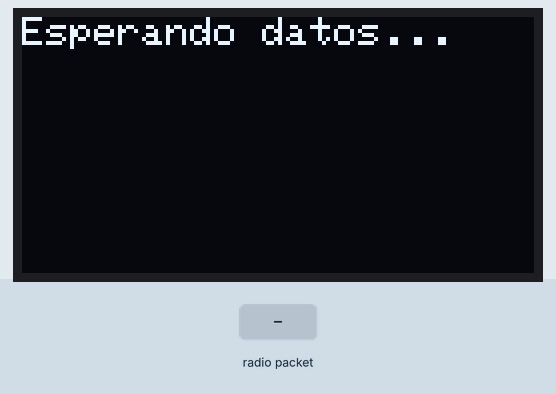
Recording of a sketch running on a simulated ESP32. On the bench: 128×64 one-colour display. The inputs (shaded band) are chosen by the test bench. No radio packets arrive unless stated; what the sketch prints to the serial monitor is not drawn.

Above: at 1.2 s.
1.3 s: radio packet "1" arrives
At 2.3 s:
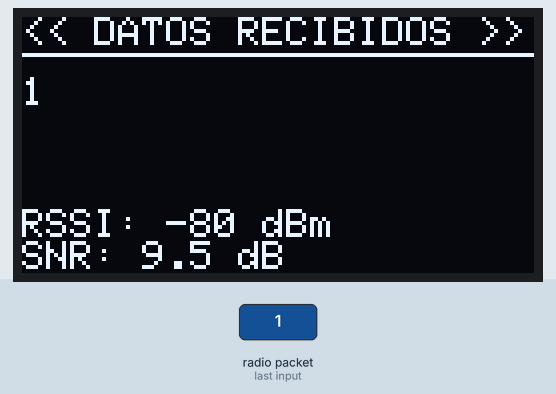
2.8 s: radio packet "0" arrives
At 3.4 s:
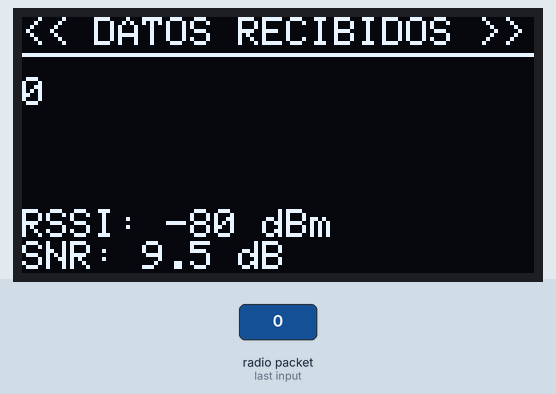
4.3 s: radio packet "2" arrives
Timing chart, 0 to 7.3 s (numbered marks = the images above; inputs shaded):
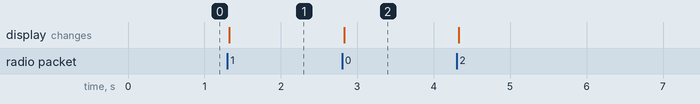

The sketch:

Receptor_2.ino
```cpp
// LILYGO LORA RECEPTOR (CON PANTALLA OLED)

#include <SPI.h>
#include <LoRa.h>
#include <Wire.h>
#include <Adafruit_GFX.h>
#include <Adafruit_SSD1306.h>

// --------CONFIGURACIÓN DE PINES-------------------------------------
// Pines de LoRa (Chip SX1276)
#define LORA_SCK 5
#define LORA_MISO 19
#define LORA_MOSI 27
#define LORA_SS 18
#define LORA_RST 23
#define LORA_DIO0 26

// Pines de la pantalla OLED (I2C)
#define OLED_SDA  21
#define OLED_SCL  22
#define OLED_RST  16  // Pin de reset

// Frecuencia de LoRa - DEBE COINCIDIR CON EL EMISOR - 433E6 (Asia), 868E6 (Europa), 915E6 (Norteamérica)
#define BAND    915E6

// Tamaño de la pantalla
#define SCREEN_WIDTH 128
#define SCREEN_HEIGHT 64
#define OLED_RESET -1

// Pantalla
Adafruit_SSD1306 display(SCREEN_WIDTH, SCREEN_HEIGHT, &Wire, OLED_RESET);

// -------------------------------------------------------------------

void setup()
{
  Serial.begin(115200);

  // 1. Inicializar OLED
  if(!display.begin(SSD1306_SWITCHCAPVCC,0x3C))
  {
    Serial.println("Fallo OLED");
    while(1);
  }

  // 2. Config pantalla
  display.clearDisplay();
  display.setTextSize(1);
  display.setTextColor(SSD1306_WHITE);
  display.println("Esperando datos...");
  display.display();

  // 3. Inicializar LoRa
  SPI.begin(LORA_SCK, LORA_MISO, LORA_MOSI, LORA_SS);
  LoRa.setPins(LORA_SS, LORA_RST, LORA_DIO0);

  // 4. Chequeo
  if(!LoRa.begin(BAND))
  {
    Serial.println("Fallo LoRa");
    while(1);
  }

  // Asignar palabra de sincronización (debe ser la misma en TX y RX)
  LoRa.setSyncWord(0xA0);

  // ESTAS LÍNEAS SON IMPORTANTES PARA LA LATENCIA
  LoRa.setSpreadingFactor(7);     // Mínimo SF para máx velocidad
  LoRa.setSignalBandwidth(500E3); // Máximo BW para máx velocidad

  Serial.println("LoRa iniciado");
}

// ------------------------------------------------------------------
// LOOP
// ------------------------------------------------------------------
void loop()
{
  int packetSize = LoRa.parsePacket();

  if (packetSize)
  {
    // 1. Leer el mensaje
    String receivedData = "";
    while (LoRa.available())
    {
      receivedData += (char)LoRa.read();
    }

    int rssi = LoRa.packetRssi();
    float snr = LoRa.packetSnr();

    // 2. Imprimir en el Monitor Serial
    Serial.print("\n-> MENSAJE: ");
    Serial.println(receivedData);
    Serial.print("   (RSSI: ");
    Serial.print(rssi);
    Serial.print(" dBm | SNR: ");
    Serial.print(snr);
    Serial.println(")");

    // 3. Mostrar en la pantalla OLED
    updateDisplay(receivedData, rssi, snr);
  }
}

// ------------------------------------------------------------------

// Función para actualizar la pantalla con los datos recibidos
void updateDisplay(String data, int rssi, float snr) {
  display.clearDisplay();
  display.setTextSize(1);
  display.setCursor(0, 0);

  // Encabezado
  display.println("<< DATOS RECIBIDOS >>");
  display.drawFastHLine(0, 9, 128, SSD1306_WHITE); // Línea divisoria

  // Datos
  display.setTextSize(1); // Texto más grande para el mensaje
  display.setCursor(0, 15);
  display.println(data);

  // Métricas (Parte inferior)
  display.setTextSize(1);
  display.setCursor(0, 48);
  display.print("RSSI: ");
  display.print(rssi);
  display.println(" dBm");

  display.setCursor(0, 56);
  display.print("SNR: ");
  display.print(snr, 1); // 1 decimal
  display.println(" dB");

  display.display(); // Muestra el buffer en la pantalla física
}
```

Measured:
- after the input at 1.3 s, the display: changes at once (image 1)
- after the input at 2.8 s, the display: changes at once (image 2)
